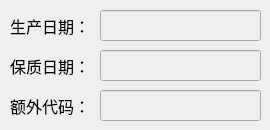
         <widget class="QWidget" name="tab_2">
          <attribute name="icon">
           <iconset resource="OCRdemo.qrc">
            <normaloff>:/PIC/Resources/PICs/rl.png</normaloff>:/PIC/Resources/PICs/rl.png</iconset>
          </attribute>
          <attribute name="title">
           <string>日期检测模式</string>
          </attribute>
          <widget class="QLabel" name="label_25">
           <property name="geometry">
            <rect>
             <x>10</x>
             <y>10</y>
             <width>81</width>
             <height>31</height>
            </rect>
           </property>
           <property name="font">
            <font>
             <family>微软雅黑</family>
             <pointsize>12</pointsize>
            </font>
           </property>
           <property name="text">
            <string>生产日期：</string>
           </property>
          </widget>
          <widget class="QLineEdit" name="lineEdit_2">
           <property name="enabled">
            <bool>false</bool>
           </property>
           <property name="geometry">
            <rect>
             <x>100</x>
             <y>10</y>
             <width>161</width>
             <height>31</height>
            </rect>
           </property>
           <property name="font">
            <font>
             <family>微软雅黑</family>
             <pointsize>12</pointsize>
             <bold>false</bold>
            </font>
           </property>
           <property name="alignment">
            <set>Qt::AlignmentFlag::AlignCenter</set>
           </property>
          </widget>
          <widget class="QLabel" name="label_26">
           <property name="geometry">
            <rect>
             <x>10</x>
             <y>50</y>
             <width>81</width>
             <height>31</height>
            </rect>
           </property>
           <property name="font">
            <font>
             <family>微软雅黑</family>
             <pointsize>12</pointsize>
            </font>
           </property>
           <property name="text">
            <string>保质日期：</string>
           </property>
          </widget>
          <widget class="QLineEdit" name="lineEdit_10">
           <property name="enabled">
            <bool>false</bool>
           </property>
           <property name="geometry">
            <rect>
             <x>100</x>
             <y>50</y>
             <width>161</width>
             <height>31</height>
            </rect>
           </property>
           <property name="font">
            <font>
             <family>微软雅黑</family>
             <pointsize>12</pointsize>
             <bold>false</bold>
            </font>
           </property>
           <property name="alignment">
            <set>Qt::AlignmentFlag::AlignCenter</set>
           </property>
          </widget>
          <widget class="QLabel" name="label_28">
           <property name="geometry">
            <rect>
             <x>10</x>
             <y>90</y>
             <width>81</width>
             <height>31</height>
            </rect>
           </property>
           <property name="font">
            <font>
             <family>微软雅黑</family>
             <pointsize>12</pointsize>
            </font>
           </property>
           <property name="text">
            <string>额外代码：</string>
           </property>
          </widget>
          <widget class="QLineEdit" name="lineEdit_12">
           <property name="enabled">
            <bool>false</bool>
           </property>
           <property name="geometry">
            <rect>
             <x>100</x>
             <y>90</y>
             <width>161</width>
             <height>31</height>
            </rect>
           </property>
           <property name="font">
            <font>
             <family>微软雅黑</family>
             <pointsize>12</pointsize>
             <bold>false</bold>
            </font>
           </property>
           <property name="alignment">
            <set>Qt::AlignmentFlag::AlignCenter</set>
           </property>
          </widget>
         </widget>
